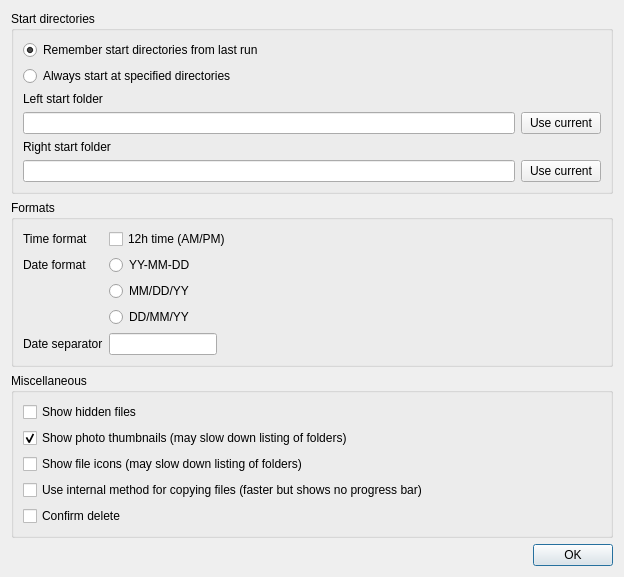
<?xml version="1.0" encoding="UTF-8"?>
<ui version="4.0">
 <class>Config</class>
 <widget class="QDialog" name="Config">
  <property name="geometry">
   <rect>
    <x>0</x>
    <y>0</y>
    <width>624</width>
    <height>515</height>
   </rect>
  </property>
  <property name="windowTitle">
   <string>Configuration</string>
  </property>
  <layout class="QGridLayout" name="gridLayout">
   <item row="4" column="0">
    <widget class="QDialogButtonBox" name="buttonBox">
     <property name="orientation">
      <enum>Qt::Horizontal</enum>
     </property>
     <property name="standardButtons">
      <set>QDialogButtonBox::Ok</set>
     </property>
    </widget>
   </item>
   <item row="2" column="0">
    <widget class="QGroupBox" name="groupBox_2">
     <property name="title">
      <string>Miscellaneous</string>
     </property>
     <layout class="QGridLayout" name="gridLayout_3">
      <item row="0" column="0">
       <widget class="QCheckBox" name="showHidden">
        <property name="text">
         <string>Show hidden files</string>
        </property>
        <property name="tristate">
         <bool>false</bool>
        </property>
       </widget>
      </item>
      <item row="1" column="0">
       <widget class="QCheckBox" name="showThumbs">
        <property name="text">
         <string>Show photo thumbnails (may slow down listing of folders)</string>
        </property>
        <property name="checked">
         <bool>true</bool>
        </property>
        <property name="tristate">
         <bool>false</bool>
        </property>
       </widget>
      </item>
      <item row="2" column="0">
       <widget class="QCheckBox" name="showIcons">
        <property name="text">
         <string>Show file icons (may slow down listing of folders)</string>
        </property>
       </widget>
      </item>
      <item row="3" column="0">
       <widget class="QCheckBox" name="useInternalFileCopy">
        <property name="text">
         <string>Use internal method for copying files (faster but shows no progress bar)</string>
        </property>
       </widget>
      </item>
      <item row="4" column="0">
       <widget class="QCheckBox" name="confirmDelete">
        <property name="text">
         <string>Confirm delete</string>
        </property>
       </widget>
      </item>
     </layout>
    </widget>
   </item>
   <item row="0" column="0">
    <widget class="QGroupBox" name="groupBox">
     <property name="title">
      <string>Start directories</string>
     </property>
     <layout class="QGridLayout" name="gridLayout_2">
      <item row="0" column="0">
       <widget class="QRadioButton" name="rememberStartFolders">
        <property name="text">
         <string>Remember start directories from last run</string>
        </property>
        <property name="checked">
         <bool>true</bool>
        </property>
       </widget>
      </item>
      <item row="3" column="0">
       <widget class="QLabel" name="label">
        <property name="text">
         <string>Left start folder</string>
        </property>
       </widget>
      </item>
      <item row="4" column="0">
       <widget class="QLineEdit" name="leftStartDir"/>
      </item>
      <item row="5" column="0">
       <widget class="QLabel" name="label_2">
        <property name="text">
         <string>Right start folder</string>
        </property>
       </widget>
      </item>
      <item row="6" column="0">
       <widget class="QLineEdit" name="rightStartDir"/>
      </item>
      <item row="1" column="0">
       <widget class="QRadioButton" name="startAtSpecifiedFolders">
        <property name="text">
         <string>Always start at specified directories</string>
        </property>
       </widget>
      </item>
      <item row="4" column="1">
       <widget class="QPushButton" name="useCurrentLeft">
        <property name="text">
         <string>Use current</string>
        </property>
       </widget>
      </item>
      <item row="6" column="1">
       <widget class="QPushButton" name="useCurrentRight">
        <property name="text">
         <string>Use current</string>
        </property>
       </widget>
      </item>
     </layout>
    </widget>
   </item>
   <item row="1" column="0">
    <widget class="QGroupBox" name="groupBox_3">
     <property name="title">
      <string>Formats</string>
     </property>
     <layout class="QGridLayout" name="gridLayout_4">
      <item row="4" column="0">
       <widget class="QLabel" name="label_3">
        <property name="text">
         <string>Date format</string>
        </property>
       </widget>
      </item>
      <item row="7" column="1">
       <widget class="QRadioButton" name="date_ddmmyy">
        <property name="text">
         <string>DD/MM/YY</string>
        </property>
       </widget>
      </item>
      <item row="5" column="1">
       <widget class="QRadioButton" name="date_mmddyy">
        <property name="text">
         <string>MM/DD/YY</string>
        </property>
       </widget>
      </item>
      <item row="2" column="1">
       <widget class="QCheckBox" name="time12h">
        <property name="text">
         <string>12h time (AM/PM)</string>
        </property>
       </widget>
      </item>
      <item row="2" column="0">
       <widget class="QLabel" name="label_4">
        <property name="text">
         <string>Time format</string>
        </property>
       </widget>
      </item>
      <item row="4" column="1">
       <widget class="QRadioButton" name="date_yymmdd">
        <property name="text">
         <string>YY-MM-DD</string>
        </property>
       </widget>
      </item>
      <item row="11" column="1">
       <widget class="QLineEdit" name="date_sep">
        <property name="sizePolicy">
         <sizepolicy hsizetype="Fixed" vsizetype="Fixed">
          <horstretch>0</horstretch>
          <verstretch>0</verstretch>
         </sizepolicy>
        </property>
        <property name="minimumSize">
         <size>
          <width>1</width>
          <height>0</height>
         </size>
        </property>
       </widget>
      </item>
      <item row="11" column="0">
       <widget class="QLabel" name="label_5">
        <property name="text">
         <string>Date separator</string>
        </property>
       </widget>
      </item>
      <item row="5" column="2">
       <widget class="QLabel" name="label_6">
        <property name="sizePolicy">
         <sizepolicy hsizetype="Expanding" vsizetype="Preferred">
          <horstretch>0</horstretch>
          <verstretch>0</verstretch>
         </sizepolicy>
        </property>
        <property name="text">
         <string> </string>
        </property>
       </widget>
      </item>
     </layout>
    </widget>
   </item>
  </layout>
 </widget>
 <resources/>
 <connections>
  <connection>
   <sender>buttonBox</sender>
   <signal>accepted()</signal>
   <receiver>Config</receiver>
   <slot>accept()</slot>
   <hints>
    <hint type="sourcelabel">
     <x>248</x>
     <y>254</y>
    </hint>
    <hint type="destinationlabel">
     <x>157</x>
     <y>274</y>
    </hint>
   </hints>
  </connection>
  <connection>
   <sender>buttonBox</sender>
   <signal>rejected()</signal>
   <receiver>Config</receiver>
   <slot>reject()</slot>
   <hints>
    <hint type="sourcelabel">
     <x>316</x>
     <y>260</y>
    </hint>
    <hint type="destinationlabel">
     <x>286</x>
     <y>274</y>
    </hint>
   </hints>
  </connection>
 </connections>
</ui>
